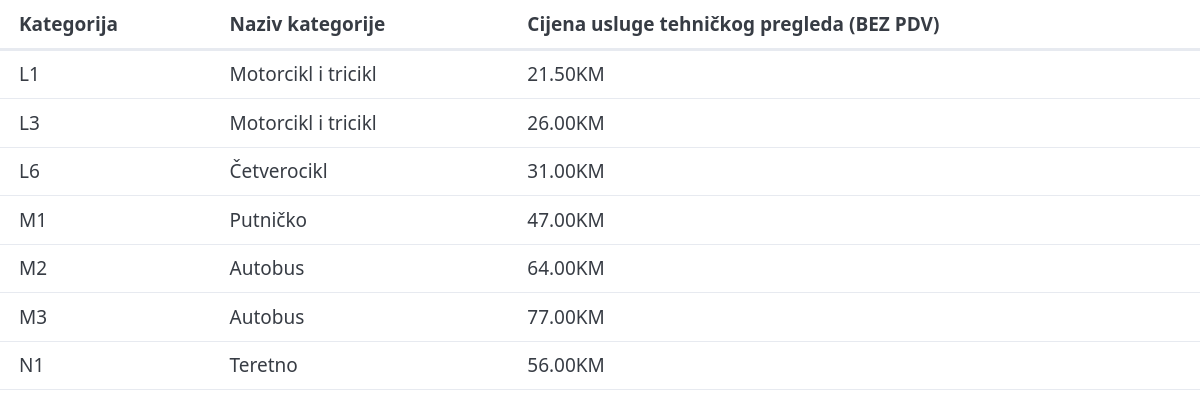
Page /reg_vozila/prikaz_kategorija.php on the committed database.
### tables this page shows
CREATE TABLE IF NOT EXISTS kategorija (
  kategorija varchar(10) NOT NULL,
  naziv_kategorije varchar(25) NOT NULL,
  cijena_tehničkog decimal(10,2) NOT NULL,
  PRIMARY KEY (kategorija)
);

### reg_vozila/prikaz_kategorija.php (the view, shortened to what this page needs)
<!DOCTYPE html>
<html>
    <head>
        <link rel="stylesheet" href="https://cdn.jsdelivr.net/npm/@picocss/pico@2/css/pico.min.css" />
    </head>
    <body>
<?php
$host = "localhost:3306";
$username = "root";
$password = "1234";
$dbname = "reg_vozila";
$conn = mysqli_connect($host, $username, $password, $dbname);
$sql = "SELECT * FROM kategorija";
$stmt = mysqli_query($conn, $sql);
echo '<table><thead><tr>
    <th>Kategorija</th>
    <th>Naziv kategorije</th>
    <th>Cijena usluge tehničkog pregleda (BEZ PDV)</th>
    </tr></thead>';
echo '<tbody>';
while($row = mysqli_fetch_array($stmt, MYSQLI_ASSOC)) {
    echo '<tr>';
    echo '<td>'.$row['kategorija'].'</td>';
    echo '<td>'.$row['naziv_kategorije'].'</td>';
    echo '<td>'.$row['cijena_tehničkog'].'KM</td>';
    echo '</tr>';
}
echo '</tbody></table>'; ?>
    </body>
</html>

### rows in the picture
kategorija: kategorija "L1", naziv_kategorije "Motorcikl i tricikl", cijena_tehničkog "21.50"
kategorija: kategorija "L3", naziv_kategorije "Motorcikl i tricikl", cijena_tehničkog "26.00"
kategorija: kategorija "L6", naziv_kategorije "Četverocikl", cijena_tehničkog "31.00"
kategorija: kategorija "M1", naziv_kategorije "Putničko", cijena_tehničkog "47.00"
kategorija: kategorija "M2", naziv_kategorije "Autobus", cijena_tehničkog "64.00"
kategorija: kategorija "M3", naziv_kategorije "Autobus", cijena_tehničkog "77.00"
kategorija: kategorija "N1", naziv_kategorije "Teretno", cijena_tehničkog "56.00"
